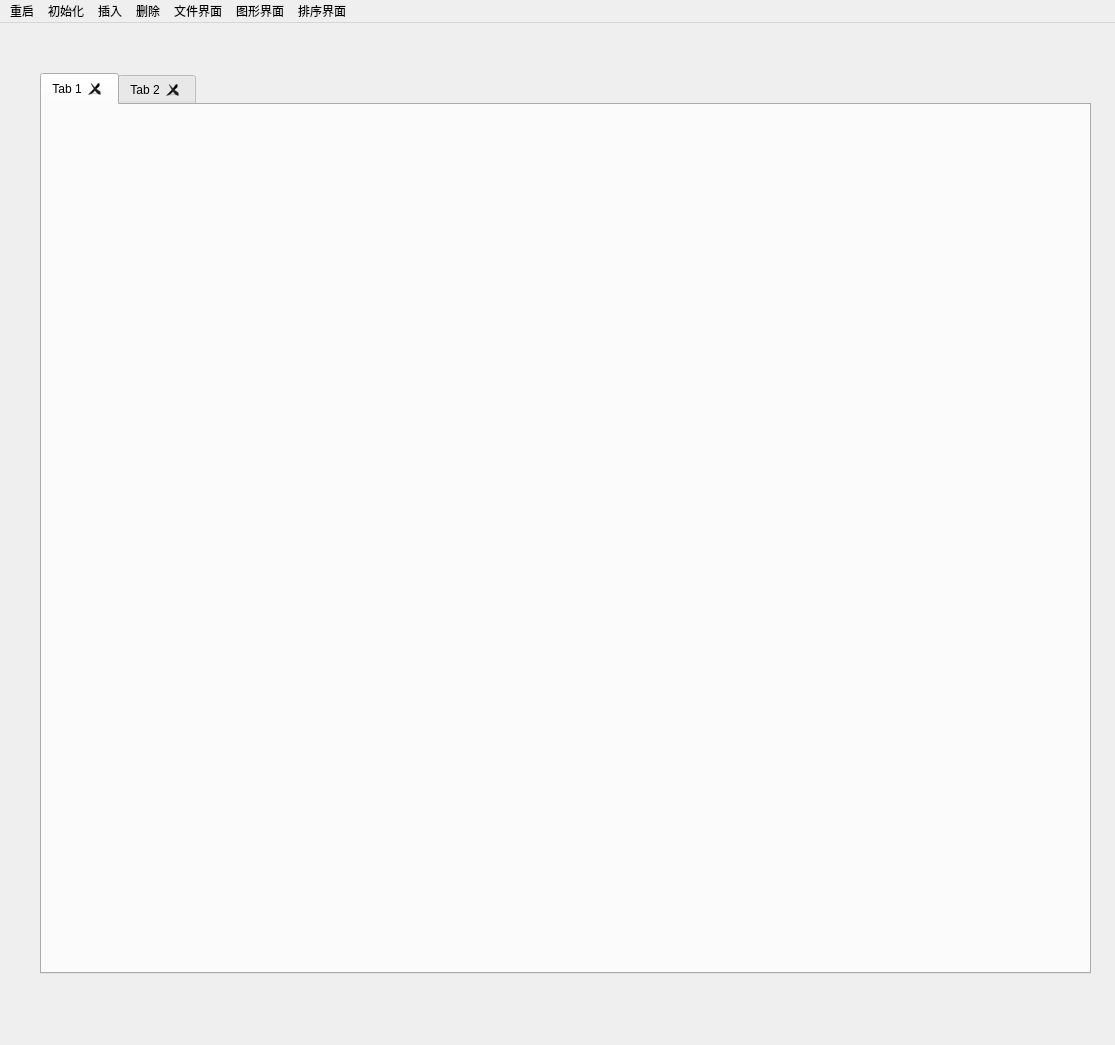
<?xml version="1.0" encoding="UTF-8"?>
<ui version="4.0">
 <class>MainWindow</class>
 <widget class="QMainWindow" name="MainWindow">
  <property name="geometry">
   <rect>
    <x>0</x>
    <y>0</y>
    <width>1115</width>
    <height>1045</height>
   </rect>
  </property>
  <property name="windowTitle">
   <string>MainWindow</string>
  </property>
  <widget class="QWidget" name="centralWidget">
   <widget class="QTabWidget" name="tabWidget">
    <property name="geometry">
     <rect>
      <x>40</x>
      <y>50</y>
      <width>1051</width>
      <height>901</height>
     </rect>
    </property>
    <property name="tabsClosable">
     <bool>true</bool>
    </property>
    <widget class="QWidget" name="tab_3">
     <attribute name="title">
      <string>Tab 1</string>
     </attribute>
    </widget>
    <widget class="QWidget" name="tab_4">
     <attribute name="title">
      <string>Tab 2</string>
     </attribute>
    </widget>
   </widget>
  </widget>
  <widget class="QMenuBar" name="menuBar">
   <property name="geometry">
    <rect>
     <x>0</x>
     <y>0</y>
     <width>1115</width>
     <height>26</height>
    </rect>
   </property>
   <widget class="QMenu" name="menu">
    <property name="title">
     <string>初始化</string>
    </property>
    <addaction name="actFileIni"/>
    <addaction name="actInputIni"/>
   </widget>
   <widget class="QMenu" name="menu_2">
    <property name="title">
     <string>插入</string>
    </property>
    <addaction name="actInsert"/>
   </widget>
   <widget class="QMenu" name="menu_7">
    <property name="title">
     <string>删除</string>
    </property>
    <addaction name="actDelete"/>
    <addaction name="actDeleteNode"/>
   </widget>
   <widget class="QMenu" name="menu_8">
    <property name="title">
     <string>图形界面</string>
    </property>
    <addaction name="actOpenGrafic"/>
   </widget>
   <widget class="QMenu" name="menu_9">
    <property name="title">
     <string>排序界面</string>
    </property>
    <addaction name="actOpenSort"/>
   </widget>
   <widget class="QMenu" name="menu_chuan">
    <property name="title">
     <string>文件界面</string>
    </property>
    <addaction name="actOpenFile"/>
   </widget>
   <widget class="QMenu" name="menu_3">
    <property name="title">
     <string>重启</string>
    </property>
    <addaction name="actRestart"/>
   </widget>
   <addaction name="menu_3"/>
   <addaction name="menu"/>
   <addaction name="menu_2"/>
   <addaction name="menu_7"/>
   <addaction name="menu_chuan"/>
   <addaction name="menu_8"/>
   <addaction name="menu_9"/>
  </widget>
  <action name="actFileIni">
   <property name="text">
    <string>文件初始化</string>
   </property>
   <property name="toolTip">
    <string>文件初始化</string>
   </property>
  </action>
  <action name="actInputIni">
   <property name="text">
    <string>输入初始化</string>
   </property>
   <property name="toolTip">
    <string>输入初始化</string>
   </property>
  </action>
  <action name="actInsert">
   <property name="text">
    <string>插入字符串</string>
   </property>
   <property name="toolTip">
    <string>插入字符串</string>
   </property>
  </action>
  <action name="actDelete">
   <property name="text">
    <string>删除字典树</string>
   </property>
   <property name="toolTip">
    <string>删除字典树</string>
   </property>
  </action>
  <action name="actOpenGrafic">
   <property name="text">
    <string>打开图形化界面</string>
   </property>
   <property name="toolTip">
    <string>打开图形化界面</string>
   </property>
  </action>
  <action name="actOpenSort">
   <property name="text">
    <string>打开排序子窗口</string>
   </property>
   <property name="toolTip">
    <string>打开排序子窗口</string>
   </property>
  </action>
  <action name="actOpenFile">
   <property name="text">
    <string>打开文件界面</string>
   </property>
   <property name="toolTip">
    <string>打开文件界面</string>
   </property>
  </action>
  <action name="actDeleteNode">
   <property name="text">
    <string>删除所选节点</string>
   </property>
   <property name="toolTip">
    <string>删除所选节点</string>
   </property>
  </action>
  <action name="actRestart">
   <property name="text">
    <string>重启程序</string>
   </property>
   <property name="toolTip">
    <string>重启程序</string>
   </property>
  </action>
 </widget>
 <layoutdefault spacing="6" margin="11"/>
 <resources/>
 <connections/>
</ui>
